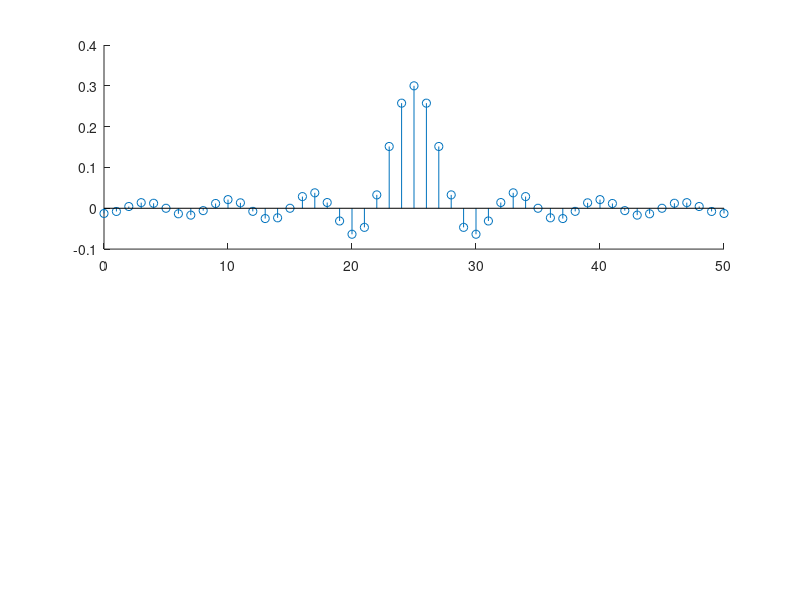

MATLAB code for this plot: (Note: this script raises an error after producing the figure.)
% =========================================================================
% SEL343 - Processamento Digital de Sinais
% Aula 8: Filtros Digitais do Tipo FIR
% Exemplo 1: Projeto de Filtro Passa-Baixas usando Janelamento
% =========================================================================
clc; clear all; close all;

% Parâmetros do filtro
fs = 1000;          % Frequência de amostragem (Hz)
fc = 150;           % Frequência de corte (Hz)
M = 50;             % Ordem do filtro (número de taps = M + 1)
N = M + 1;          % Comprimento do filtro (número de coeficientes)

% Frequência de corte normalizada (rad/amostra)
wc = 2 * pi * fc / fs;

% 1. Resposta ao impulso ideal (sinc truncada e deslocada para ser causal)
k = 0:M;
alpha = M / 2;      % Atraso de grupo para garantir causalidade e simetria
g_ideal = zeros(1, N);
for idx = 1:N
    ki = k(idx);
    if ki == alpha
        g_ideal(idx) = wc / pi;
    else
        g_ideal(idx) = sin(wc * (ki - alpha)) / (pi * (ki - alpha));
    end
end

% 2. Aplicação das Janelas
w_rect = rectwin(N)';            % Janela Retangular
w_hamming = hamming(N)';        % Janela Hamming
w_blackman = blackman(N)';      % Janela Blackman

g_rect = g_ideal .* w_rect;
g_hamming = g_ideal .* w_hamming;
g_blackman = g_ideal .* w_blackman;

% 3. Resposta em Frequência (usando freqz)
[G_rect, f] = freqz(g_rect, 1, 1024, fs);
[G_hamming, ~] = freqz(g_hamming, 1, 1024, fs);
[G_blackman, ~] = freqz(g_blackman, 1, 1024, fs);

% Magnitudes em dB
mag_rect = 20 * log10(abs(G_rect));
mag_hamming = 20 * log10(abs(G_hamming));
mag_blackman = 20 * log10(abs(G_blackman));

% 4. Visualização dos Resultados
% Figura 1: Resposta ao impulso g[k] (Compara Retangular vs Hamming)
fig1 = figure('Name', 'Resposta ao Impulso', 'Position', [100, 100, 850, 480], 'Color', 'w');

subplot(2,1,1);
g_stem1 = stem(k, g_rect, 'basefmt', 'k-');
set(g_stem1, 'MarkerFaceColor', '#0077b6', 'MarkerEdgeColor', '#0077b6', 'Color', '#0077b6', 'LineWidth', 1.2, 'MarkerSize', 4);
if isprop(g_stem1, 'BaseLine')
    set(g_stem1.BaseLine, 'Color', [0.5, 0.5, 0.5], 'LineWidth', 0.8, 'LineStyle', '-');
end
title('Resposta ao Impulso g[k] - Janela Retangular', 'FontSize', 11, 'FontWeight', 'bold', 'Color', '#2b2d42', 'FontName', 'Arial');
xlabel('Amostra k', 'FontSize', 9, 'Color', '#2b2d42', 'FontName', 'Arial');
ylabel('Amplitude', 'FontSize', 9, 'Color', '#2b2d42', 'FontName', 'Arial');
xlim([-1, M+1]);
grid on;
ax1 = gca;
set(ax1, 'Color', 'w', 'Box', 'on', 'GridLineStyle', '--', 'GridAlpha', 0.5, 'FontName', 'Arial', 'FontSize', 9);

subplot(2,1,2);
g_stem2 = stem(k, g_hamming, 'basefmt', 'k-');
set(g_stem2, 'MarkerFaceColor', '#d90429', 'MarkerEdgeColor', '#d90429', 'Color', '#d90429', 'LineWidth', 1.2, 'MarkerSize', 4);
if isprop(g_stem2, 'BaseLine')
    set(g_stem2.BaseLine, 'Color', [0.5, 0.5, 0.5], 'LineWidth', 0.8, 'LineStyle', '-');
end
title('Resposta ao Impulso g[k] - Janela Hamming', 'FontSize', 11, 'FontWeight', 'bold', 'Color', '#2b2d42', 'FontName', 'Arial');
xlabel('Amostra k', 'FontSize', 9, 'Color', '#2b2d42', 'FontName', 'Arial');
ylabel('Amplitude', 'FontSize', 9, 'Color', '#2b2d42', 'FontName', 'Arial');
xlim([-1, M+1]);
grid on;
ax2 = gca;
set(ax2, 'Color', 'w', 'Box', 'on', 'GridLineStyle', '--', 'GridAlpha', 0.5, 'FontName', 'Arial', 'FontSize', 9);

% Salva a imagem na pasta de imagens para uso nos slides com alta qualidade
exportgraphics(fig1, '../images/aula8_fir_impulse.png', 'Resolution', 200);

% Figura 2: Resposta em Frequência (Magnitude em dB)
fig2 = figure('Name', 'Resposta em Frequência', 'Position', [100, 100, 850, 450], 'Color', 'w');
plot(f, mag_rect, 'Color', '#0077b6', 'LineWidth', 2, 'DisplayName', 'Retangular');
hold on;
plot(f, mag_hamming, 'Color', '#d90429', 'LineWidth', 2, 'DisplayName', 'Hamming');
plot(f, mag_blackman, 'Color', '#2ec4b6', 'LineWidth', 2, 'DisplayName', 'Blackman');
yline(-6, 'Color', 'black', 'LineStyle', '--', 'LineWidth', 1.2, 'DisplayName', '-6 dB (Corte)');
title('Resposta em Frequência - Comparação de Janelas', 'FontSize', 12, 'FontWeight', 'bold', 'Color', '#2b2d42', 'FontName', 'Arial');
xlabel('Frequência (Hz)', 'FontSize', 10, 'Color', '#2b2d42', 'FontName', 'Arial');
ylabel('Magnitude (dB)', 'FontSize', 10, 'Color', '#2b2d42', 'FontName', 'Arial');
ylim([-100, 10]);
xlim([0, fs/2]);
grid on;
ax3 = gca;
set(ax3, 'Color', 'w', 'Box', 'on', 'GridLineStyle', '--', 'GridAlpha', 0.5, 'FontName', 'Arial', 'FontSize', 10);
lgd = legend('Location', 'SouthWest');
set(lgd, 'Color', 'w', 'EdgeColor', '#cbd5e1');

% Salva a imagem
exportgraphics(fig2, '../images/aula8_fir_freq_resp.png', 'Resolution', 200);

disp('Exemplo 1 executado com sucesso! Figuras salvas em ../images/');
